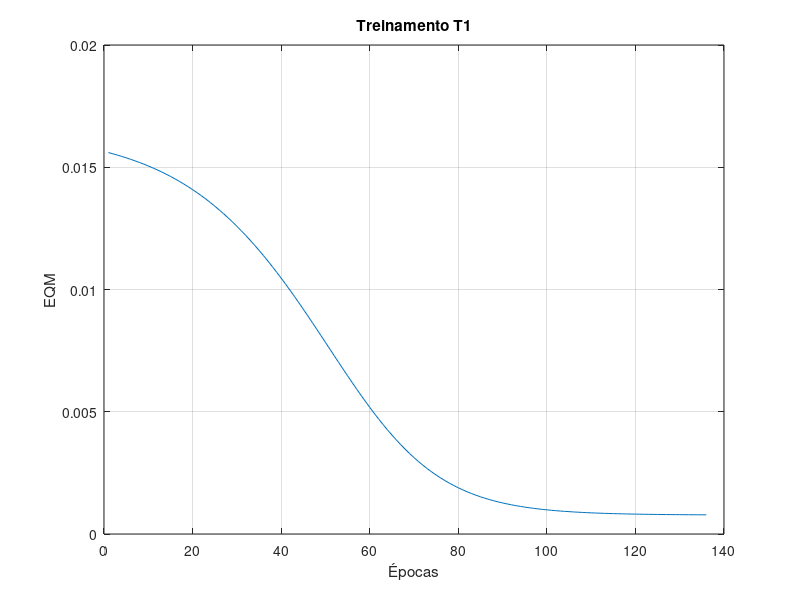
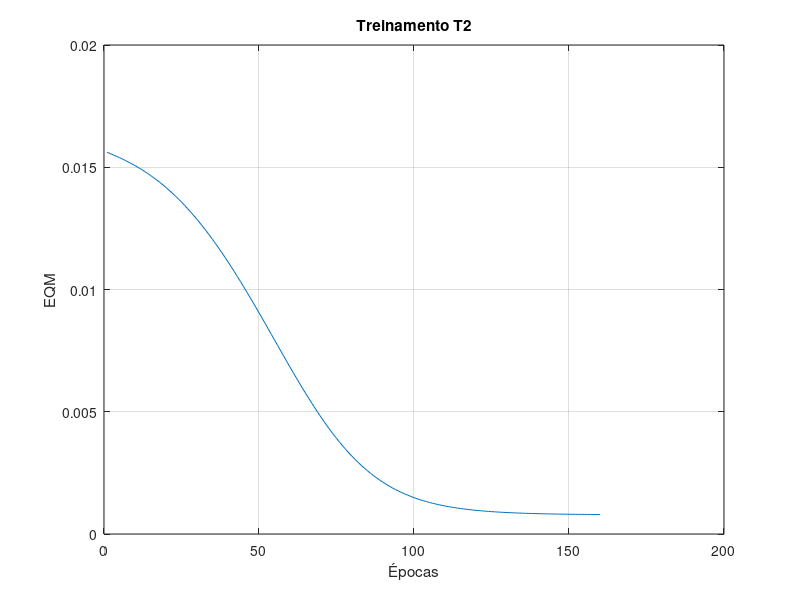
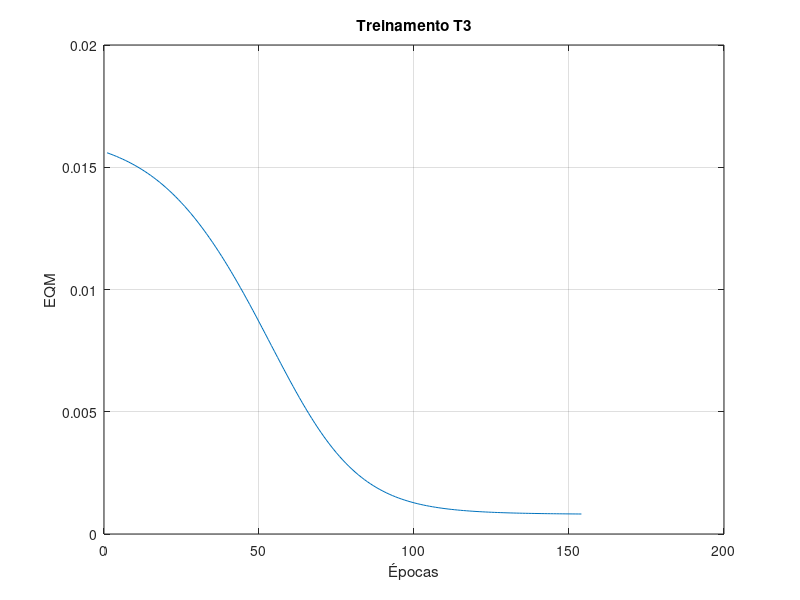
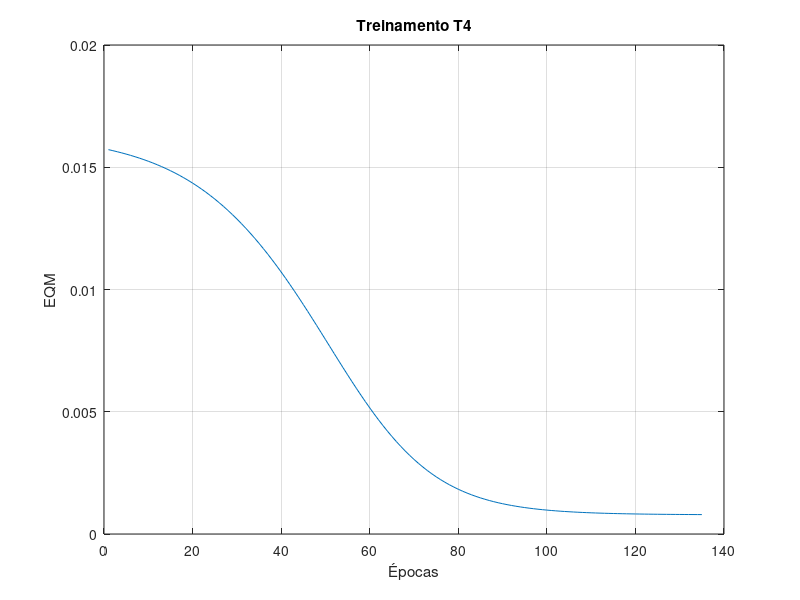

Source code (MATLAB) for these figures, in order:
%Paulo Régis P. Lima%
clear,clc
for T = 1:5 % Serão realizados 5 treinamentos

    % Obter o conjunto de amostras de treinamento
    dados = load('dados_de_treinamento.dat');
    quantidade_dados_de_treinamento = size(dados,1);
    dados = [linspace(-1,-1,quantidade_dados_de_treinamento)' dados];
    x = dados(:,1:4);

    % Associar a saída desejada para cada amostra obtida
    d = dados(:,5);

    % Inicializar as matrizes pesos W1 (Neuronios Intermediário x Entradas) e
    % W2(Neurônios saida x Neuronios Intermediários+1) aleatoriamente com
    % valores aleatórios pequenos
    neuronios_intermediarios = 10;
    neuronios_saida = 1;
    entradas = size(x,2);

    w1 = random('Uniform',0,0.2,neuronios_intermediarios,entradas);
    w2 = random('Uniform',0,0.2,neuronios_saida,neuronios_intermediarios+1);
    titulo = 'Sem momentum: ';
    % Salvar as matrizes iniciais w1 e w2
    save(strcat('T',num2str(T),' - matrizes iniciais'),'w1','w2')

    % Taxa de aprendizagem (ta) e precisão
    ta        = 0.1;
    precisao  = 10^-6;

    % Iniciar o contador de épocas
    ep = 1;

    % Iniciar o Erro Quadrático Médio atual
    EQM = 0;

    % Laço principal
    while true
        for k = 1:length(x)
         % Fase Foward
         % 10x1  10x4  4x1     10x1              10x1  11x1
            I1  = w1 * x(k,:)'; Y1 = 1./(1 + exp(-I1)); Y1 = [-1; Y1];
         % 1x1   1x11 11x1    1x1               1x1
            I2  = w2 * Y1;    Y2 = 1./(1 + exp(-I2));

         % Fase backward
         %Derivada da função sigmóide em I1
         % 10x1     10x1         10x1
            a = exp(-I1)./(1+exp(-I1)).^2;
         %Derivada da função sigmóide em I2
         % 1x1      1x1          1x1
            b = exp(-I2)./(1+exp(-I2)).^2;
         %    1x1     1x1    1x1    1x1
            delta2   = b .* (d(k)'-Y2);
         %  1x11 1x11   1x1    1x1     1x11
            w2 =  w2 + (ta * delta2) * Y1';
         %   10x1     10x1   [1x1    1x10]'
            delta1   = a .* (delta2'*w2(:,2:neuronios_intermediarios+1))';
         % 10x4  10x4  1x1    10x1    1x4
            w1 =  w1 + ta *  delta1*x(k,:);
        end
% Obter saída da rede ajustada
        for k = 1:length(x)
         % 10x1 10x4   4x1    10x1              10x1  11x1
            I1 = w1 * x(k,:)'; Y1 = 1./(1 + exp(-I1)); Y1 = [-1; Y1];
         % 1x1  1x11  1x1    1x1               1x1
            I2 = w2 * Y1;    Y2 = 1./(1 + exp(-I2));
         %   1x1             1x1  1x1
            EQ(:,k) = 0.5*((d(k)'-Y2).^2);
        end

        % Cálculo do EQM
      % 1x1   1x1       1x1   1x1
        EQM = EQM + sum(EQ)/length(x);
        ep = ep + 1;
      % 1x1         1x1
        eqm(:,ep) = EQM;
        EQM = 0;
      %          1x1          1x1        1x1
        if (abs(eqm(ep) - eqm(ep-1)) < precisao)
            break
        end

    end
    disp('Treinamento finalizado! ')

    %% Validação
    % Obter o conjunto de dados de validação
    validacao = load('dados_de_validacao.dat');
    quantidade_dados_de_validacao = size(validacao,1);
    validacao = [linspace(-1,-1,quantidade_dados_de_validacao)' validacao];

    xv = validacao(:,1:4);
    yv = validacao(:,5);

    % Fase Foward
    % 10x20 10x4 4x20 10x20           10x20   11x20          1x20        10x20
       I1  = w1 * xv'; Y1 = 1./(1 + exp(-I1)); Y1 = [-ones(1,size(xv,1)); Y1];
    % 1x20  1x11 11x20  1x20              1x20
       I2  = w2 * Y1;    Y2 = 1./(1 + exp(-I2));

    % Gráficos do EQM
    plot(eqm(:,2:size(eqm,2))),grid
    grafico = gca;
    xlabel('Épocas'),ylabel('EQM'),title(strcat('Treinamento T',num2str(T)))
    % Salvar o gráfico do Épocas x EQM
   saveas(grafico, strcat('T',num2str(T),' - EQM','.jpg'), 'jpg')

    % Dados de saída
    EQM_final = eqm(ep)
    Epocas = ep
    Saida_da_rede = Y2'
    % Erro Relativo Médio percentual ((Calculado-Real)/Real)/quantidade
    ER = 100*((yv - Y2')./yv);
    ERM = sum(ER)/length(yv)
    % Variância do Erro Relativo (Somatório[(Xi-Xméd)^2])/N
    Variancia = var(ER)
    % Salvar os dados finais
    save(strcat('T',num2str(T),' - Dados de saída'),'EQM_final','Epocas','Saida_da_rede','ERM','Variancia')
    clear,clc,close
end

